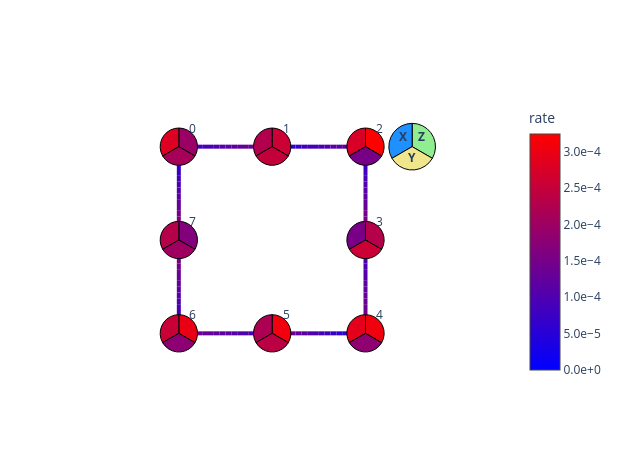

The notebook cell this image was saved under:
### Markdown cell above
### Learn the noise of the entangling layers with `qiskit-noise-learning`

PEA starts by learning the twirled noise model of each layer of entangling gates in the circuit. We assume a Markovian noise model, and therefore only the noise model of each unique layer of entangling gates should be learned, because the depth of the circuit is assumed to not affect the noise channel of a given entangling layer. The more accurate the learned noise model is, the more accurate the amplification will be.

We use `qiskit-noise-learning` for learning the noise. The learner repeats each layer `fragment_depths` times in its learning circuits, twirls each circuit `num_randomizations` times, and fits the decay of the measured fidelities to a Pauli-Lindblad model. The following code draws the learned noise model, with the two layers merged into one map. Each qubit is a pie of its weight-1 X, Y, and Z rates summed over the two layers, and each edge shows the learned weight-2 rates; a rate of ``3e-4`` means that error occurs on roughly three of every 10,000 uses of the layer.

### Code cell
from qiskit.providers.fake_provider import GenericBackendV2
from qiskit.quantum_info import PauliList
from qiskit_ibm_runtime.results import LayerError, PauliLindbladError
from qiskit_ibm_runtime.visualization.embeddings import Embedding
from qiskit_mitigation import PEA
from qiskit_noise_learning.aer_executor import AerExecutor
from qiskit_noise_learning.noise_learner import LearningOptions, NoiseLearner
from samplomatic import InjectNoise, Tag
from samplomatic.utils import get_annotation

backend = GenericBackendV2(
    num_qubits=num_qubits,
    basis_gates=["id", "rz", "sx", "x", "cz"],
    coupling_map=ring_coupling,
)

task_pea = PEA()
# learn only the layers PEA will inject noise into, i.e. not the measurement layer
pea_layers = [
    layer
    for layer in task_pea.find_unique_layers(circuit, boxing_options)
    if get_annotation(layer.operation, InjectNoise)
]

learning_options = LearningOptions(
    fragment_depths=[2, 4, 8, 16],
    num_randomizations=50,
    shots_per_randomizations=64,
)
# qiskit-noise-learning is not compatible with the Executor in local mode,
# and requires the simulator present in the package for running simulation
noise_dict = {
    get_annotation(layer.operation, Tag).ref: noise_layer
    for layer, noise_layer in layer_noise_model
}
noise_learner_simulator = AerExecutor(
    qasm_simulator=AerSimulator(), noise_dict=noise_dict
)
learner = NoiseLearner(
    backend, options=learning_options, executor=noise_learner_simulator
)
learned_noise = (
    learner.run(pea_layers).result().to_dict()
)  # keyed by InjectNoise reference

# Draw the learned model on the ring, laid out as a square with the qubits in ring order.
# Composing the two layers' maps sums their rates, giving one map over all the ring's edges.
embedding = Embedding(
    [(0, 0), (0, 2), (0, 4), (2, 4), (4, 4), (4, 2), (4, 0), (2, 0)],
    ring_coupling,
)
first, second = learned_noise.values()
learned_model = first.compose(second).simplify()
error = PauliLindbladError(
    PauliList(
        learned_model.get_qubit_sparse_pauli_list_copy().to_pauli_list()
    ),
    learned_model.rates,
)
fig = LayerError(circuit, list(range(num_qubits)), error).draw_map(
    embedding, radius=0.4, height=460, width=620
)
fig.update_traces(
    marker={
        "cmin": 0,
        "cmax": max(learned_model.rates),
        "colorbar": {"tickformat": ".1e", "title": "rate"},
    },
    selector={"mode": "markers"},
)
fig.show()
